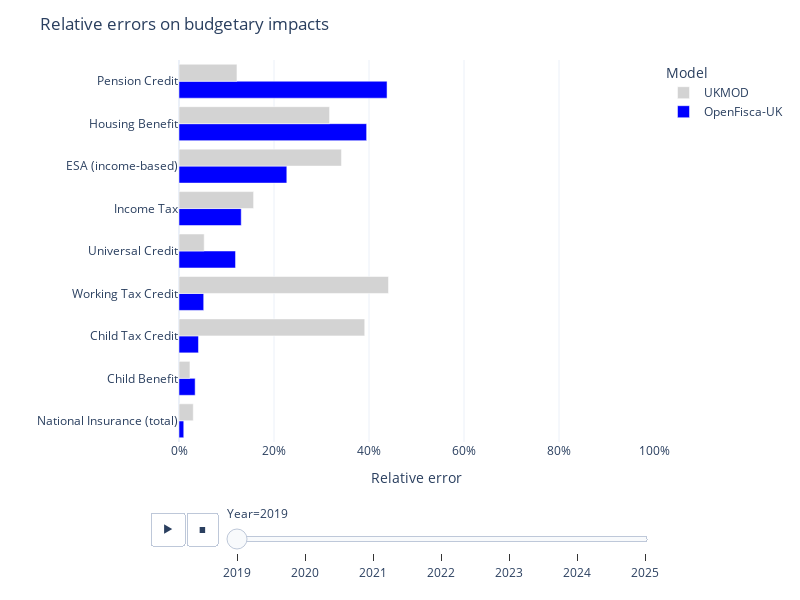

The cell this chart's notebook holds for it:
### Code cell
pd.set_option("display.max_colwidth", 0)
pd.set_option("display.max_rows", 500)

def error_chart(table, title=None):
    hovertemplate = "<b>%{customdata[4]} in %{customdata[3]}</b><br>Error: %{x}<br>Official: £%{customdata[2]}bn<br>OpenFisca-UK: £%{customdata[0]}bn<br>UKMOD: £%{customdata[1]}bn"
    table = table.replace("", np.nan).dropna(axis=0)
    table[[OPENFISCA_UK, UKMOD]] = table[[OPENFISCA_UK, UKMOD]].abs() / 1e2
    fig = (
        px.bar(
            table.sort_values(["Year", OPENFISCA_UK]),
            x=[OPENFISCA_UK, UKMOD],
            y="Program",
            orientation="h",
            animation_frame="Year",
            barmode="group",
            color_discrete_map={
                OPENFISCA_UK: "blue",
                UKMOD: "lightgrey",
            },
            custom_data=[
                "OpenFisca-UK budgetary impact",
                "UKMOD budgetary impact",
                "External budgetary impact",
                "Year",
                "Program",
            ],
        )
        .update_layout(
            width=800,
            height=600,
            xaxis_tickformat=".0%",
            xaxis_title="Relative error",
            title=title,
            xaxis_range=(0, 1),
            template="plotly_white",
            legend_title="Model",
            yaxis_title="",
            legend_traceorder="reversed",
        )
        .update_traces(hovertemplate=hovertemplate)
    )
    for frame in fig.frames:
        for data in frame.data:
            data.hovertemplate = hovertemplate
    return fig

def table_to_model_comparison(table):
    df = table.reset_index()
    df.columns = ["Model", "Year"] + list(table.columns)
    return pd.melt(df, id_vars=["Year", "Model"]).pivot(index=["Year", "variable"], columns="Model", values="value").reset_index().rename(columns=dict(variable="Program"))
 
def tables_to_model_comparisons(tables):
    dfs = []
    for key, table in tables.items():
        df = table_to_model_comparison(table)
        df = df.rename(columns={column: f"{column} {key}" if key != "" and column not in ("Year", "Model", "Program") else column for column in df.columns})
        dfs.append(df)
    df = pd.concat(dfs, axis=1)
    df = df.loc[:,~df.columns.duplicated()]
    return df

error_chart(
    tables_to_model_comparisons(
        {
            "": model_validation_table(relative_budgetary_impact_error, models=[OPENFISCA_UK, UKMOD], divisor=1e-2, decimals=1),
            "budgetary impact": model_validation_table(budgetary_impact, divisor=1e9, decimals=1),
        }
    ),
    title="Relative errors on budgetary impacts"
)

### Figure 1 — Plotly figure (JSON) as saved in the notebook; plotly's stock layout.template omitted (floating-point values rounded to 4 significant figures)
{"data": [{"alignmentgroup": "True", "customdata": [[143.5, 149.4, 145, 2019, "National Insurance (total)"], [11.5, 11.3, 11.1, 2019, "Child Benefit"], [14.4, 8.5, 13.9, 2019, "Child Tax Credit"], [3.6, 2.1, 3.8, 2019, "Working Tax Credit"], [16.2, 17.4, 18.4, 2019, "Universal Credit"], [168.2, 163.3, 193.6, 2019, "Income Tax"], [7.2, 6.1, 9.3, 2019, "ESA (income-based)"], [11.1, 12.6, 18.4, 2019, "Housing Benefit"], [2.8, 4.4, 5.1, 2019, "Pension Credit"]], "hovertemplate": "<b>%{customdata[4]} in %{customdata[3]}</b><br>Error: %{x}<br>Official: £%{customdata[2]}bn<br>OpenFisca-UK: £%{customdata[0]}bn<br>UKMOD: £%{customdata[1]}bn", "legendgroup": "OpenFisca-UK", "marker": {"color": "blue", "pattern": {"shape": ""}}, "name": "OpenFisca-UK", "offsetgroup": "OpenFisca-UK", "orientation": "h", "showlegend": true, "textposition": "auto", "type": "bar", "x": [0.01, 0.034, 0.041, 0.052, 0.119, 0.131, 0.227, 0.395, 0.438], "xaxis": "x", "y": ["National Insurance (total)", "Child Benefit", "Child Tax Credit", "Working Tax Credit", "Universal Credit", "Income Tax", "ESA (income-based)", "Housing Benefit", "Pension Credit"], "yaxis": "y"}, {"alignmentgroup": "True", "customdata": [[143.5, 149.4, 145, 2019, "National Insurance (total)"], [11.5, 11.3, 11.1, 2019, "Child Benefit"], [14.4, 8.5, 13.9, 2019, "Child Tax Credit"], [3.6, 2.1, 3.8, 2019, "Working Tax Credit"], [16.2, 17.4, 18.4, 2019, "Universal Credit"], [168.2, 163.3, 193.6, 2019, "Income Tax"], [7.2, 6.1, 9.3, 2019, "ESA (income-based)"], [11.1, 12.6, 18.4, 2019, "Housing Benefit"], [2.8, 4.4, 5.1, 2019, "Pension Credit"]], "hovertemplate": "<b>%{customdata[4]} in %{customdata[3]}</b><br>Error: %{x}<br>Official: £%{customdata[2]}bn<br>OpenFisca-UK: £%{customdata[0]}bn<br>UKMOD: £%{customdata[1]}bn", "legendgroup": "UKMOD", "marker": {"color": "lightgrey", "pattern": {"shape": ""}}, "name": "UKMOD", "offsetgroup": "UKMOD", "orientation": "h", "showlegend": true, "textposition": "auto", "type": "bar", "x": [0.03, 0.023, 0.391, 0.441, 0.053, 0.157, 0.342, 0.317, 0.122], "xaxis": "x", "y": ["National Insurance (total)", "Child Benefit", "Child Tax Credit", "Working Tax Credit", "Universal Credit", "Income Tax", "ESA (income-based)", "Housing Benefit", "Pension Credit"], "yaxis": "y"}], "layout": {"barmode": "group", "height": 600, "legend": {"title": {"text": "Model"}, "tracegroupgap": 0, "traceorder": "reversed"}, "margin": {"t": 60}, "sliders": [{"active": 0, "currentvalue": {"prefix": "Year="}, "len": 0.9, "pad": {"b": 10, "t": 60}, "steps": [{"args": [["2019"], {"frame": {"duration": 0, "redraw": true}, "fromcurrent": true, "mode": "immediate", "transition": {"duration": 0, "easing": "linear"}}], "label": "2019", "method": "animate"}, {"args": [["2020"], {"frame": {"duration": 0, "redraw": true}, "fromcurrent": true, "mode": "immediate", "transition": {"duration": 0, "easing": "linear"}}], "label": "2020", "method": "animate"}, {"args": [["2021"], {"frame": {"duration": 0, "redraw": true}, "fromcurrent": true, "mode": "immediate", "transition": {"duration": 0, "easing": "linear"}}], "label": "2021", "method": "animate"}, {"args": [["2022"], {"frame": {"duration": 0, "redraw": true}, "fromcurrent": true, "mode": "immediate", "transition": {"duration": 0, "easing": "linear"}}], "label": "2022", "method": "animate"}, {"args": [["2023"], {"frame": {"duration": 0, "redraw": true}, "fromcurrent": true, "mode": "immediate", "transition": {"duration": 0, "easing": "linear"}}], "label": "2023", "method": "animate"}, {"args": [["2024"], {"frame": {"duration": 0, "redraw": true}, "fromcurrent": true, "mode": "immediate", "transition": {"duration": 0, "easing": "linear"}}], "label": "2024", "method": "animate"}, {"args": [["2025"], {"frame": {"duration": 0, "redraw": true}, "fromcurrent": true, "mode": "immediate", "transition": {"duration": 0, "easing": "linear"}}], "label": "2025", "method": "animate"}], "x": 0.1, "xanchor": "left", "y": 0, "yanchor": "top"}], "title": {"text": "Relative errors on budgetary impacts"}, "updatemenus": [{"buttons": [{"args": [null, {"frame": {"duration": 500, "redraw": true}, "fromcurrent": true, "mode": "immediate", "transition": {"duration": 500, "easing": "linear"}}], "label": "&#9654;", "method": "animate"}, {"args": [[null], {"frame": {"duration": 0, "redraw": true}, "fromcurrent": true, "mode": "immediate", "transition": {"duration": 0, "easing": "linear"}}], "label": "&#9724;", "method": "animate"}], "direction": "left", "pad": {"r": 10, "t": 70}, "showactive": false, "type": "buttons", "x": 0.1, "xanchor": "right", "y": 0, "yanchor": "top"}], "width": 800, "xaxis": {"anchor": "y", "domain": [0, 1], "range": [0, 1], "tickformat": ".0%", "title": {"text": "Relative error"}, "type": "linear"}, "yaxis": {"anchor": "x", "autorange": true, "domain": [0, 1], "range": [-0.5, 8.5], "title": {"text": ""}, "type": "category"}}}
